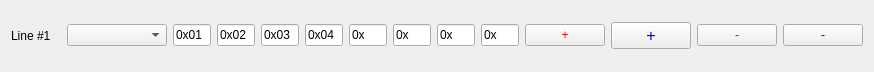
<?xml version="1.0" encoding="UTF-8"?>
<ui version="4.0">
 <class>VMInstructionForm</class>
 <widget class="QWidget" name="VMInstructionForm">
  <property name="geometry">
   <rect>
    <x>0</x>
    <y>0</y>
    <width>847</width>
    <height>72</height>
   </rect>
  </property>
  <property name="windowTitle">
   <string>Form</string>
  </property>
  <layout class="QGridLayout" name="gridLayout">
   <item row="0" column="0">
    <widget class="QLabel" name="instructionNumberLabel">
     <property name="minimumSize">
      <size>
       <width>50</width>
       <height>0</height>
      </size>
     </property>
     <property name="maximumSize">
      <size>
       <width>50</width>
       <height>16777215</height>
      </size>
     </property>
     <property name="text">
      <string>Line #1</string>
     </property>
    </widget>
   </item>
   <item row="0" column="1">
    <widget class="QComboBox" name="InstructionComboBox">
     <property name="minimumSize">
      <size>
       <width>100</width>
       <height>0</height>
      </size>
     </property>
     <property name="maximumSize">
      <size>
       <width>150</width>
       <height>16777215</height>
      </size>
     </property>
    </widget>
   </item>
   <item row="0" column="2">
    <widget class="QLineEdit" name="register1LineEdit">
     <property name="minimumSize">
      <size>
       <width>38</width>
       <height>0</height>
      </size>
     </property>
     <property name="maximumSize">
      <size>
       <width>38</width>
       <height>16777215</height>
      </size>
     </property>
     <property name="text">
      <string>0x01</string>
     </property>
    </widget>
   </item>
   <item row="0" column="3">
    <widget class="QLineEdit" name="register2LineEdit">
     <property name="enabled">
      <bool>true</bool>
     </property>
     <property name="minimumSize">
      <size>
       <width>38</width>
       <height>0</height>
      </size>
     </property>
     <property name="maximumSize">
      <size>
       <width>38</width>
       <height>16777215</height>
      </size>
     </property>
     <property name="text">
      <string>0x02</string>
     </property>
    </widget>
   </item>
   <item row="0" column="4">
    <widget class="QLineEdit" name="register3LineEdit">
     <property name="enabled">
      <bool>true</bool>
     </property>
     <property name="minimumSize">
      <size>
       <width>38</width>
       <height>0</height>
      </size>
     </property>
     <property name="maximumSize">
      <size>
       <width>38</width>
       <height>16777215</height>
      </size>
     </property>
     <property name="text">
      <string>0x03</string>
     </property>
    </widget>
   </item>
   <item row="0" column="5">
    <widget class="QLineEdit" name="register4LineEdit">
     <property name="enabled">
      <bool>true</bool>
     </property>
     <property name="minimumSize">
      <size>
       <width>38</width>
       <height>0</height>
      </size>
     </property>
     <property name="maximumSize">
      <size>
       <width>38</width>
       <height>16777215</height>
      </size>
     </property>
     <property name="text">
      <string>0x04</string>
     </property>
    </widget>
   </item>
   <item row="0" column="6">
    <widget class="QLineEdit" name="register5LineEdit">
     <property name="enabled">
      <bool>true</bool>
     </property>
     <property name="minimumSize">
      <size>
       <width>38</width>
       <height>0</height>
      </size>
     </property>
     <property name="maximumSize">
      <size>
       <width>38</width>
       <height>16777215</height>
      </size>
     </property>
     <property name="text">
      <string>0x</string>
     </property>
    </widget>
   </item>
   <item row="0" column="7">
    <widget class="QLineEdit" name="register6LineEdit">
     <property name="enabled">
      <bool>true</bool>
     </property>
     <property name="minimumSize">
      <size>
       <width>38</width>
       <height>0</height>
      </size>
     </property>
     <property name="maximumSize">
      <size>
       <width>38</width>
       <height>16777215</height>
      </size>
     </property>
     <property name="text">
      <string>0x</string>
     </property>
    </widget>
   </item>
   <item row="0" column="8">
    <widget class="QLineEdit" name="register7LineEdit">
     <property name="minimumSize">
      <size>
       <width>38</width>
       <height>0</height>
      </size>
     </property>
     <property name="maximumSize">
      <size>
       <width>38</width>
       <height>16777215</height>
      </size>
     </property>
     <property name="text">
      <string>0x</string>
     </property>
    </widget>
   </item>
   <item row="0" column="9">
    <widget class="QLineEdit" name="register8LineEdit">
     <property name="minimumSize">
      <size>
       <width>38</width>
       <height>0</height>
      </size>
     </property>
     <property name="maximumSize">
      <size>
       <width>38</width>
       <height>16777215</height>
      </size>
     </property>
     <property name="text">
      <string>0x</string>
     </property>
    </widget>
   </item>
   <item row="0" column="11">
    <spacer name="horizontalSpacer">
     <property name="orientation">
      <enum>Qt::Horizontal</enum>
     </property>
     <property name="sizeHint" stdset="0">
      <size>
       <width>40</width>
       <height>20</height>
      </size>
     </property>
    </spacer>
   </item>
   <item row="0" column="13">
    <widget class="QPushButton" name="addReadOutputPushButton">
     <property name="palette">
      <palette>
       <active>
        <colorrole role="ButtonText">
         <brush brushstyle="SolidPattern">
          <color alpha="255">
           <red>255</red>
           <green>0</green>
           <blue>0</blue>
          </color>
         </brush>
        </colorrole>
       </active>
       <inactive>
        <colorrole role="ButtonText">
         <brush brushstyle="SolidPattern">
          <color alpha="255">
           <red>255</red>
           <green>0</green>
           <blue>0</blue>
          </color>
         </brush>
        </colorrole>
       </inactive>
       <disabled>
        <colorrole role="ButtonText">
         <brush brushstyle="SolidPattern">
          <color alpha="255">
           <red>106</red>
           <green>104</green>
           <blue>100</blue>
          </color>
         </brush>
        </colorrole>
       </disabled>
      </palette>
     </property>
     <property name="text">
      <string>+</string>
     </property>
    </widget>
   </item>
   <item row="0" column="14">
    <widget class="QPushButton" name="AddFieldPushButton">
     <property name="palette">
      <palette>
       <active>
        <colorrole role="WindowText">
         <brush brushstyle="SolidPattern">
          <color alpha="255">
           <red>0</red>
           <green>0</green>
           <blue>255</blue>
          </color>
         </brush>
        </colorrole>
        <colorrole role="ButtonText">
         <brush brushstyle="SolidPattern">
          <color alpha="255">
           <red>0</red>
           <green>0</green>
           <blue>255</blue>
          </color>
         </brush>
        </colorrole>
       </active>
       <inactive>
        <colorrole role="WindowText">
         <brush brushstyle="SolidPattern">
          <color alpha="255">
           <red>0</red>
           <green>0</green>
           <blue>255</blue>
          </color>
         </brush>
        </colorrole>
        <colorrole role="ButtonText">
         <brush brushstyle="SolidPattern">
          <color alpha="255">
           <red>0</red>
           <green>0</green>
           <blue>255</blue>
          </color>
         </brush>
        </colorrole>
       </inactive>
       <disabled>
        <colorrole role="WindowText">
         <brush brushstyle="SolidPattern">
          <color alpha="255">
           <red>69</red>
           <green>69</green>
           <blue>69</blue>
          </color>
         </brush>
        </colorrole>
        <colorrole role="ButtonText">
         <brush brushstyle="SolidPattern">
          <color alpha="255">
           <red>106</red>
           <green>104</green>
           <blue>100</blue>
          </color>
         </brush>
        </colorrole>
       </disabled>
      </palette>
     </property>
     <property name="font">
      <font>
       <pointsize>12</pointsize>
      </font>
     </property>
     <property name="toolTip">
      <string>Add register fields.</string>
     </property>
     <property name="text">
      <string>+</string>
     </property>
     <property name="flat">
      <bool>false</bool>
     </property>
    </widget>
   </item>
   <item row="0" column="15">
    <widget class="QPushButton" name="removeReadOutputPushButton">
     <property name="palette">
      <palette>
       <active>
        <colorrole role="ButtonText">
         <brush brushstyle="SolidPattern">
          <color alpha="255">
           <red>255</red>
           <green>0</green>
           <blue>0</blue>
          </color>
         </brush>
        </colorrole>
       </active>
       <inactive>
        <colorrole role="ButtonText">
         <brush brushstyle="SolidPattern">
          <color alpha="255">
           <red>255</red>
           <green>0</green>
           <blue>0</blue>
          </color>
         </brush>
        </colorrole>
       </inactive>
       <disabled>
        <colorrole role="ButtonText">
         <brush brushstyle="SolidPattern">
          <color alpha="255">
           <red>106</red>
           <green>104</green>
           <blue>100</blue>
          </color>
         </brush>
        </colorrole>
       </disabled>
      </palette>
     </property>
     <property name="text">
      <string>-</string>
     </property>
    </widget>
   </item>
   <item row="0" column="16">
    <widget class="QPushButton" name="RemoveFieldPushButton">
     <property name="palette">
      <palette>
       <active>
        <colorrole role="ButtonText">
         <brush brushstyle="SolidPattern">
          <color alpha="255">
           <red>0</red>
           <green>0</green>
           <blue>255</blue>
          </color>
         </brush>
        </colorrole>
       </active>
       <inactive>
        <colorrole role="ButtonText">
         <brush brushstyle="SolidPattern">
          <color alpha="255">
           <red>0</red>
           <green>0</green>
           <blue>255</blue>
          </color>
         </brush>
        </colorrole>
       </inactive>
       <disabled>
        <colorrole role="ButtonText">
         <brush brushstyle="SolidPattern">
          <color alpha="255">
           <red>106</red>
           <green>104</green>
           <blue>100</blue>
          </color>
         </brush>
        </colorrole>
       </disabled>
      </palette>
     </property>
     <property name="toolTip">
      <string>Remove register fields.</string>
     </property>
     <property name="text">
      <string>-</string>
     </property>
    </widget>
   </item>
   <item row="0" column="12">
    <spacer name="horizontalSpacer_2">
     <property name="orientation">
      <enum>Qt::Horizontal</enum>
     </property>
     <property name="sizeHint" stdset="0">
      <size>
       <width>40</width>
       <height>20</height>
      </size>
     </property>
    </spacer>
   </item>
  </layout>
 </widget>
 <resources/>
 <connections/>
</ui>
